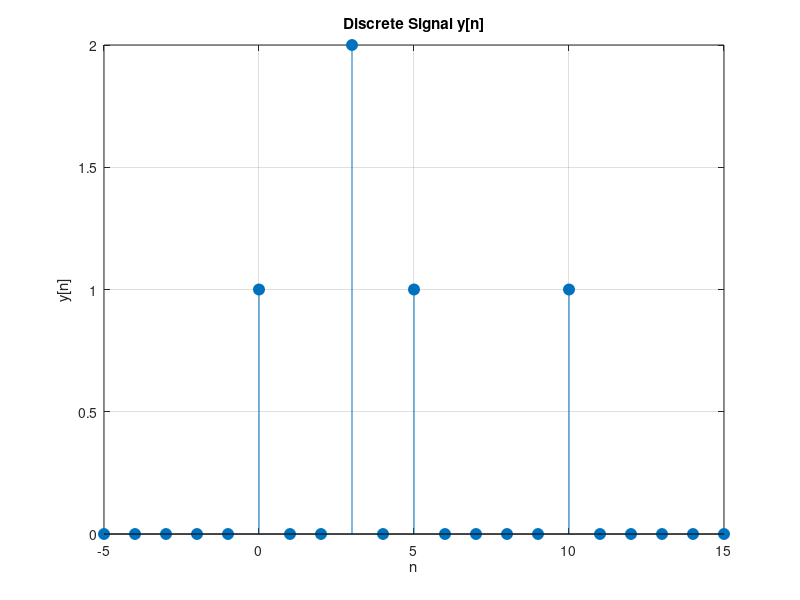

Write MATLAB code to recreate this figure.
n = -5:15;
y = zeros(size(n));

y(n == 3) = 2;
y(n == 0 | n == 5 | n == 10) = 1;

stem(n, y, 'filled', 'MarkerSize', 8);

xlabel('n');
ylabel('y[n]');
title('Discrete Signal y[n]');
grid on;
